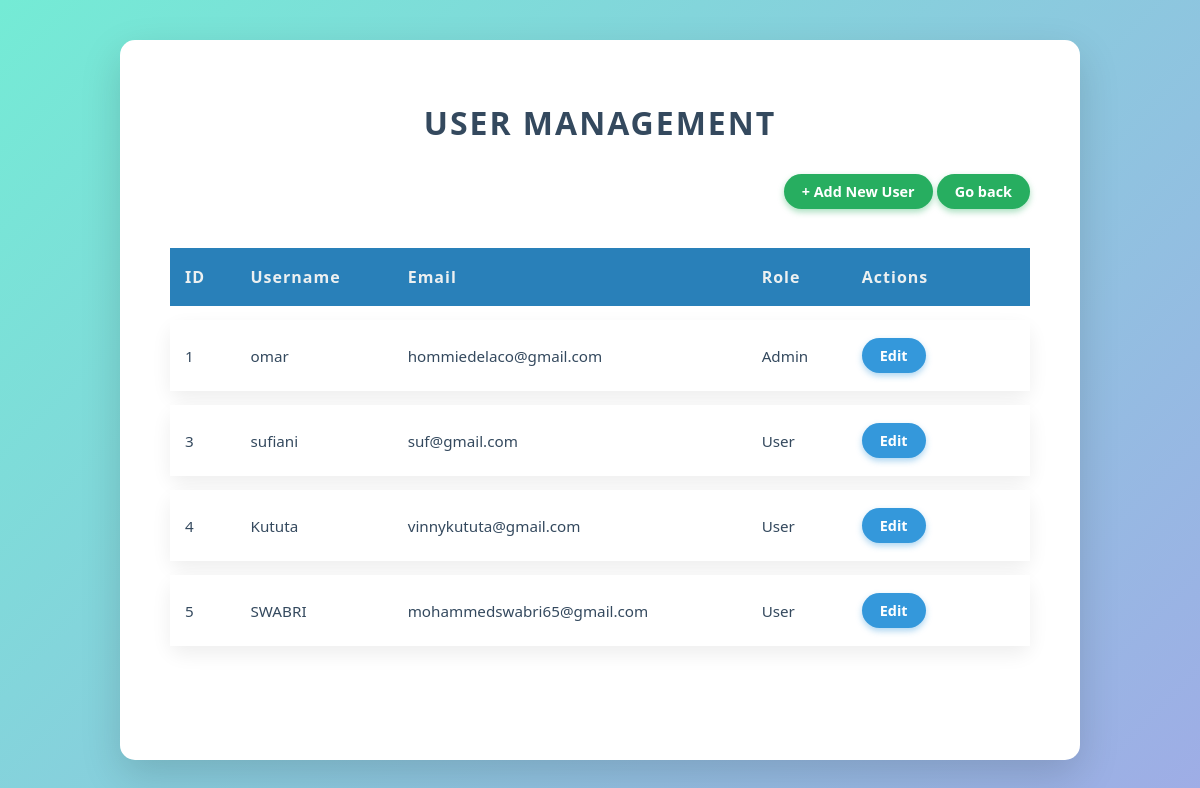
Page /admin/add1.php (signed in) on the committed database.
### tables this page shows
CREATE TABLE `users` (
  `id` int(11) NOT NULL,
  `username` varchar(30) NOT NULL,
  `password` varchar(255) NOT NULL,
  `email` varchar(50) NOT NULL,
  `created_at` timestamp NOT NULL DEFAULT current_timestamp(),
  `role` enum('user','admin') NOT NULL,
  `reset_token` varchar(64) DEFAULT NULL,
  `reset_token_expiry` datetime DEFAULT NULL
);

### admin/add1.php (the view, shortened to what this page needs)
<?php
require '../db.php';
$users = $conn->query("SELECT * FROM users ORDER BY id ASC");
?>
<!DOCTYPE html>
<html lang="en">
<head>
</head>
<body>
<div class="container">
  <h1>User Management</h1>
  <div style="text-align: right; margin-bottom: 25px;">
    <a href="#" class="add-btn" id="addUserBtnTop">+ Add New User</a>
     <a href="index.php" class="add-btn" >Go back</a>
  </div>
  <table>
    <thead>
      <tr>
        <th>ID</th>
        <th>Username</th>
        <th>Email</th>
        <th>Role</th>
        <th style="min-width: 140px;">Actions</th>
      </tr>
    </thead>
    <tbody>
    <?php while ($user = $users->fetch_assoc()): ?>
      <tr>
        <td data-label="ID"><?php echo $user['id'] ?></td>
        <td data-label="Username"><?php echo htmlspecialchars($user['username']) ?></td>
        <td data-label="Email"><?php echo htmlspecialchars($user['email']) ?></td>
        <td data-label="Role"><?php echo ucfirst($user['role']) ?></td>
        <td data-label="Actions">
          <a href="#" class="edit-btn"
             data-id="<?php echo $user['id'] ?>"
             data-username="<?php echo htmlspecialchars($user['username'], ENT_QUOTES) ?>"
             data-email="<?php echo htmlspecialchars($user['email'], ENT_QUOTES) ?>"
             data-role="<?php echo $user['role'] ?>"
             >Edit</a>
        </td>
      </tr>
    <?php endwhile; ?>
    </tbody>
  </table>
</div>
</body>
</html>

### admin/add1.php (style rules this page uses)
*, *::before, *::after { box-sizing: border-box; }
body { font-family: 'Segoe UI', Tahoma, Geneva, Verdana, sans-serif; background: linear-gradient(135deg, #74ebd5 0%, #9face6 100%); margin: 0; padding: 40px 20px 60px; color: #2c3e50; min-height: 100vh; display: flex; justify-content: center; }
.container { width: 100%; max-width: 960px; background: #fff; border-radius: 15px; padding: 40px 50px 50px; box-shadow: 0 15px 40px rgba(0,0,0,0.15); }
h1, h2 { font-weight: 700; color: #34495e; text-align: center; margin-bottom: 30px; text-transform: uppercase; letter-spacing: 2px; }
table { width: 100%; border-collapse: separate; border-spacing: 0 14px; margin-bottom: 50px; }
thead tr { background-color: #2980b9; color: #ecf0f1; border-radius: 12px; }
thead th { padding: 18px 15px; font-weight: 700; text-align: left; font-size: 1rem; letter-spacing: 1px; }
tbody tr { background: #fff; box-shadow: 0 8px 20px rgb(0 0 0 / 0.07); border-radius: 12px; transition: transform 0.25s ease, box-shadow 0.25s ease; }
tbody td { padding: 18px 15px; font-size: 0.95rem; color: #34495e; }
a.edit-btn, a.add-btn { display: inline-block; padding: 8px 18px; border-radius: 30px; font-weight: 600; text-decoration: none; transition: background-color 0.3s ease, color 0.3s ease; cursor: pointer; font-size: 0.9rem; }
a.edit-btn { background-color: #3498db; color: #fff; margin-right: 10px; box-shadow: 0 3px 6px rgba(52,152,219,0.4); }
a.add-btn { background-color: #27ae60; color: #fff; box-shadow: 0 3px 6px rgba(39,174,96,0.4); }

### rows in the picture
users: id "1", username "omar", email "hommiedelaco@gmail.com", role "Admin"
users: id "3", username "sufiani", email "suf@gmail.com", role "User"
users: id "4", username "Kututa", email "vinnykututa@gmail.com", role "User"
users: id "5", username "SWABRI", email "mohammedswabri65@gmail.com", role "User"
